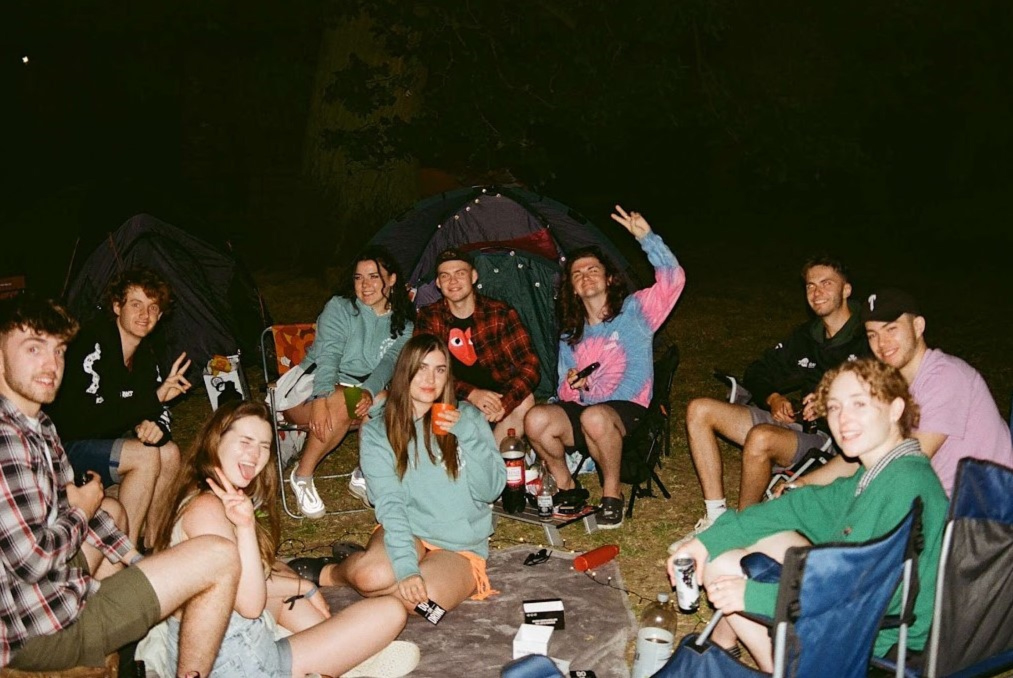
#> input picture example_images/festival.jpg, 2026 x 1356 px (shown at 1/2 size)
$ python -i preprocessor.py   (imports and definitions only)
#> lines starting #> are read from the running program, lines starting #| are printed output that depends on the picture
#> further down, picture is the input picture: shape (1356, 2026, 3); mean B, G, R 51.2, 67.8, 73.5
import cv2 as cv
import os
import numpy as np
import math
from PIL import Image


# Init detector
current_dir = os.path.dirname(__file__)
detector_model_path = os.path.join(current_dir, "../models/face_detection_yunet_2022mar.onnx")
# [7 lines that did not run here, left out]


# [31 lines left out: function eye_align, not called in this run]


def equalise(input_img):
    # Histogram equalisation: equalize each channel
    # https://msameeruddin.hashnode.dev/image-equalization-contrast-enhancing-in-python
    r, g, b = cv.split(input_img)
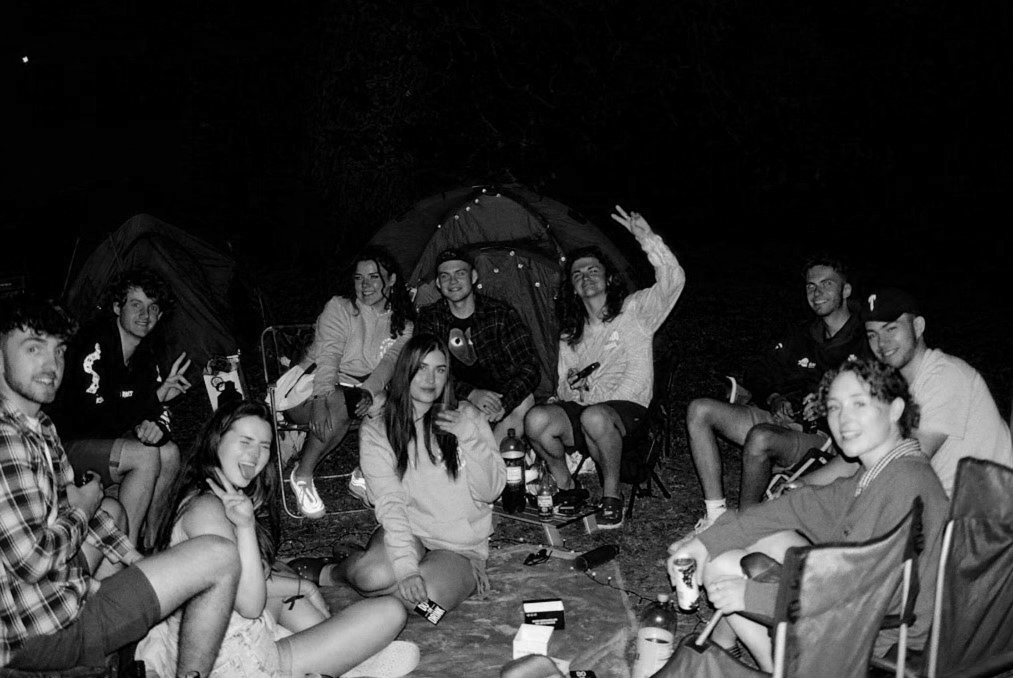
#> r: shape (1356, 2026) (shown at 1/2 size); min 0, max 253, mean 51.2
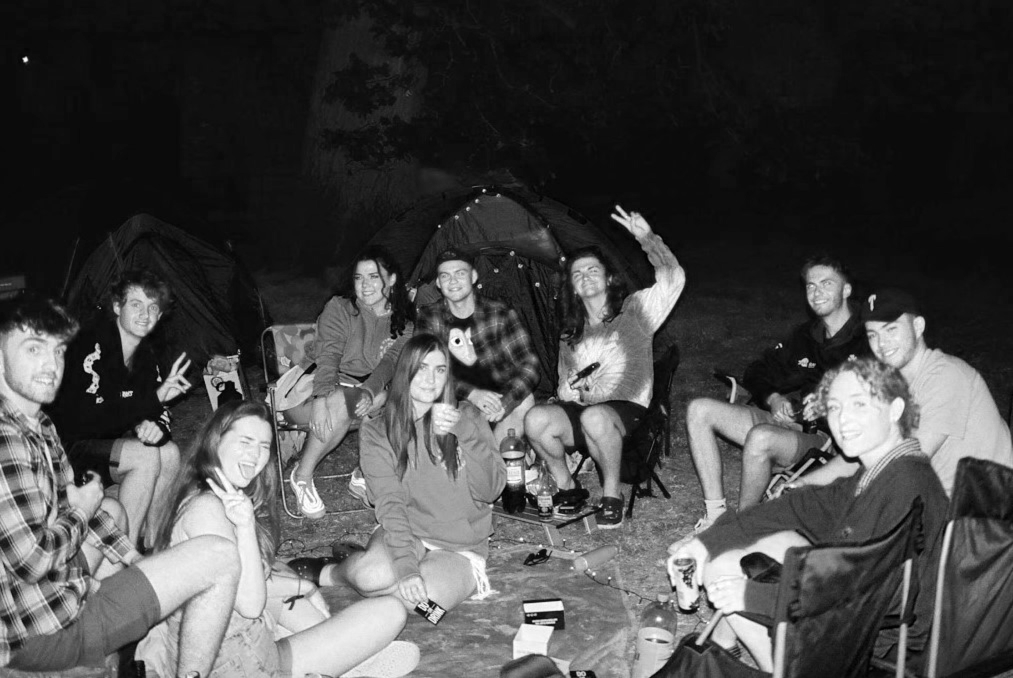
#> b: shape (1356, 2026) (shown at 1/2 size); min 0, max 255, mean 73.5
    r_eq = cv.equalizeHist(r)
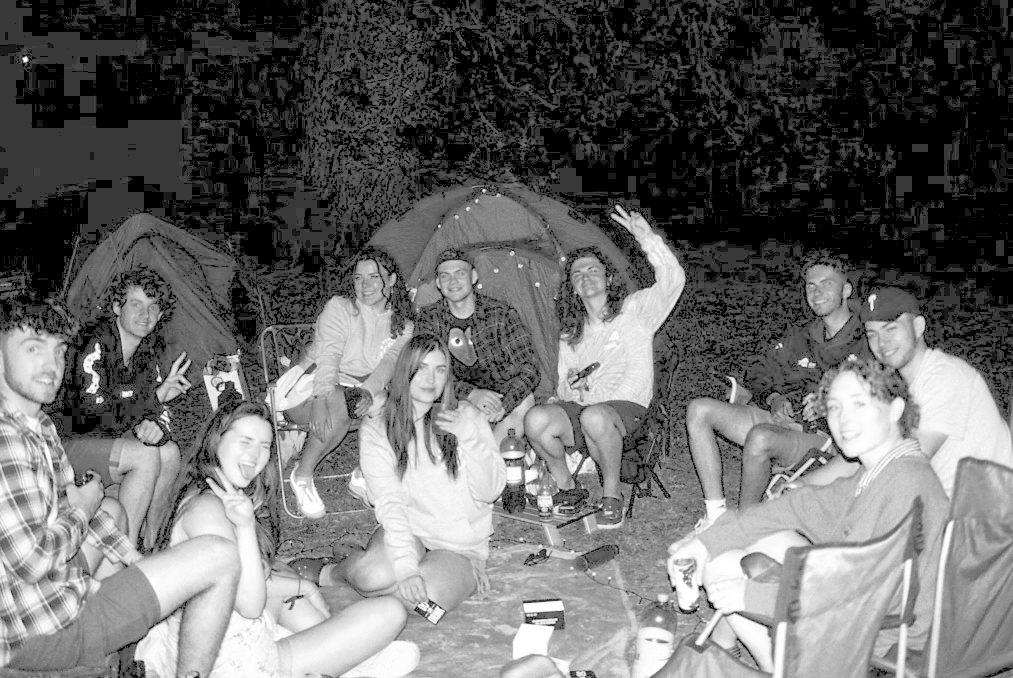
#> r_eq: shape (1356, 2026) (shown at 1/2 size); min 0, max 255, mean 105.3
    g_eq = cv.equalizeHist(g)
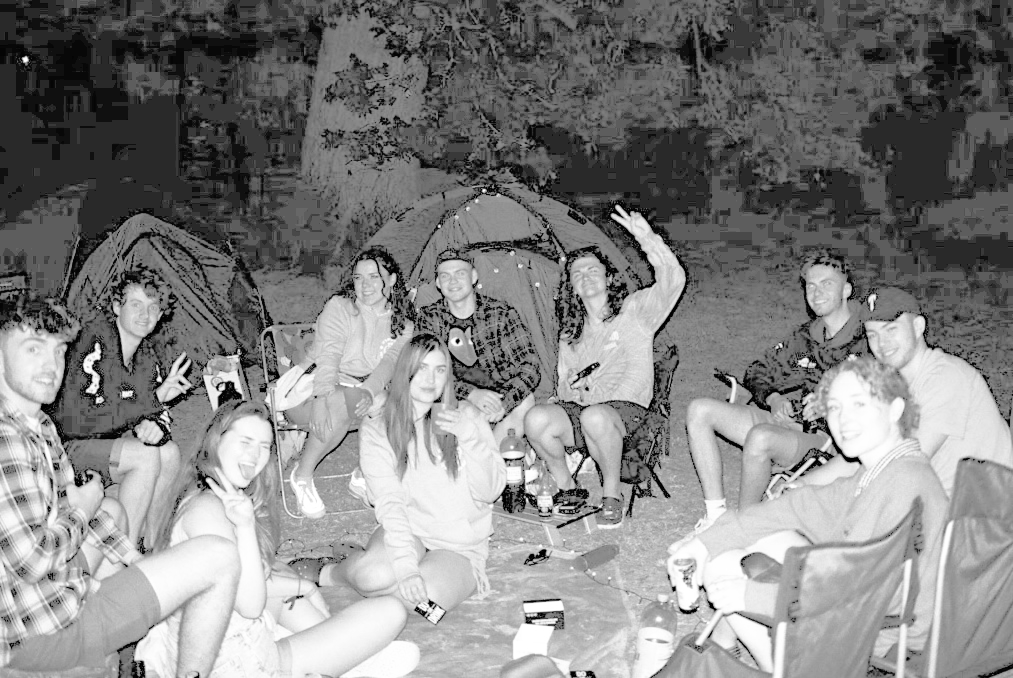
#> g_eq: shape (1356, 2026) (shown at 1/2 size); min 0, max 255, mean 131.1
    b_eq = cv.equalizeHist(b)
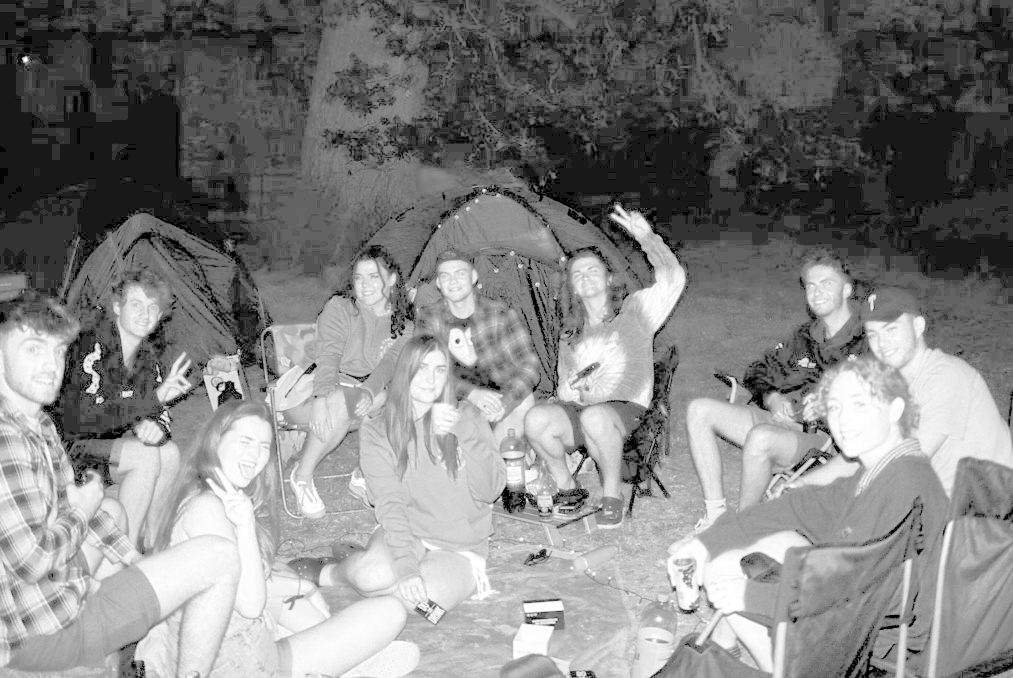
#> b_eq: shape (1356, 2026) (shown at 1/2 size); min 0, max 255, mean 130.3
    img_eq = cv.merge((r_eq, g_eq, b_eq))
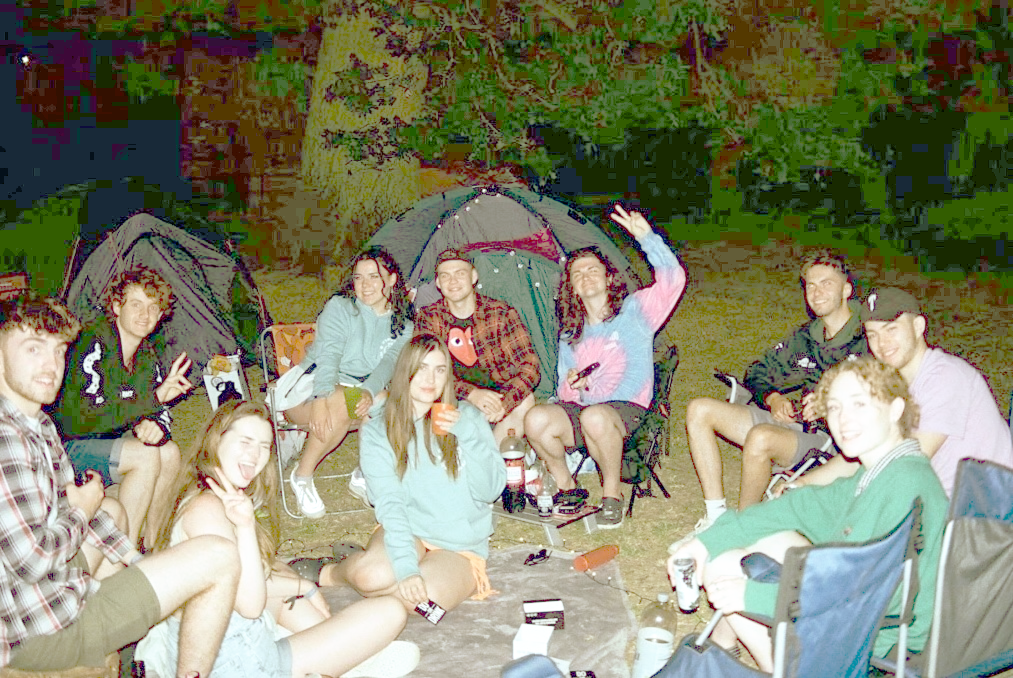
#> img_eq: shape (1356, 2026, 3) (shown at 1/2 size); mean B, G, R 105.3, 131.1, 130.3
    return img_eq

# [45 lines left out: function process, not called in this run]


# [38 lines not run here, left out]

>>> import cv2
>>> picture = cv2.imread('../example_images/festival.jpg')
>>> result = equalise(picture)

$ run again, on example_images/car.jpg
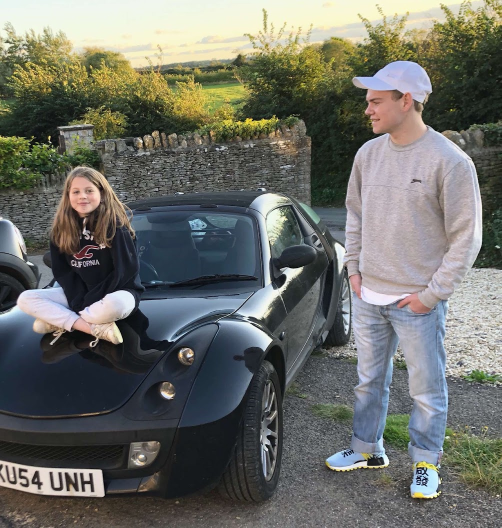
#> input picture example_images/car.jpg, 1003 x 1056 px (shown at 1/2 size)
#> picture is the input picture: shape (1056, 1003, 3); mean B, G, R 104, 110.2, 108.8
#> in equalise, `b_eq = cv.equalizeHist(b)`:
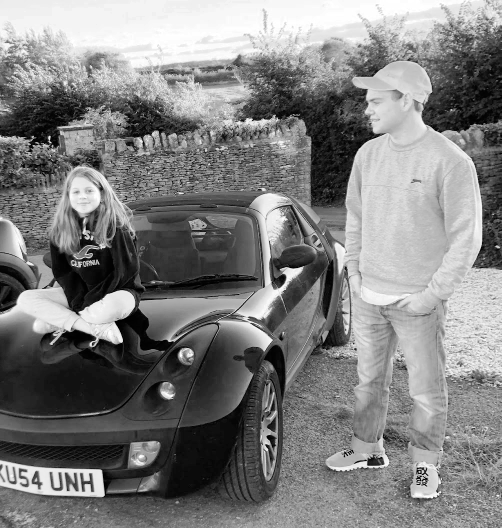
#> b_eq: shape (1056, 1003) (shown at 1/2 size); min 0, max 255, mean 128
#> in equalise, `img_eq = cv.merge((r_eq, g_eq, b_eq))`:
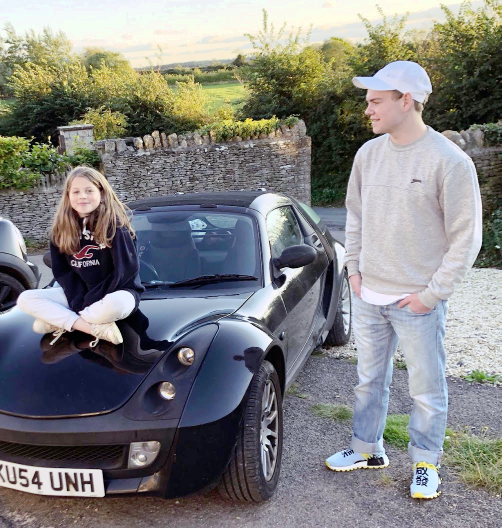
#> img_eq: shape (1056, 1003, 3) (shown at 1/2 size); mean B, G, R 128, 128.1, 128

$ run again, on example_images/dad.jpg
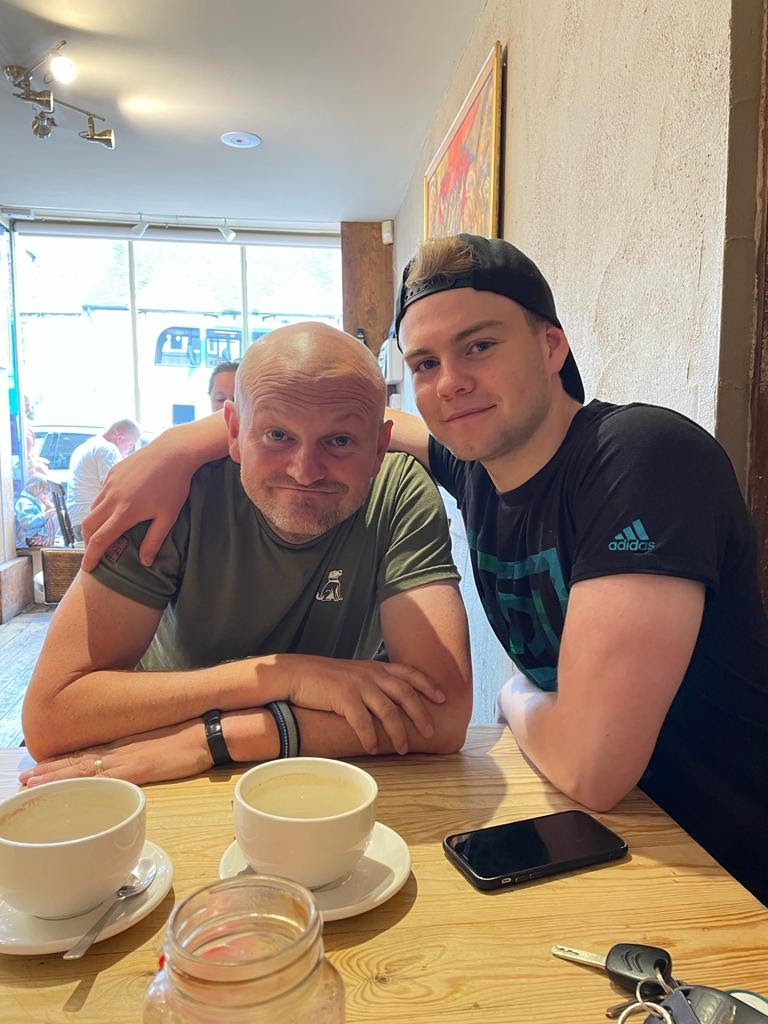
#> input picture example_images/dad.jpg, 768 x 1024 px
#> picture is the input picture: shape (1024, 768, 3); mean B, G, R 120.6, 138, 157.8
#> in equalise, `b_eq = cv.equalizeHist(b)`:
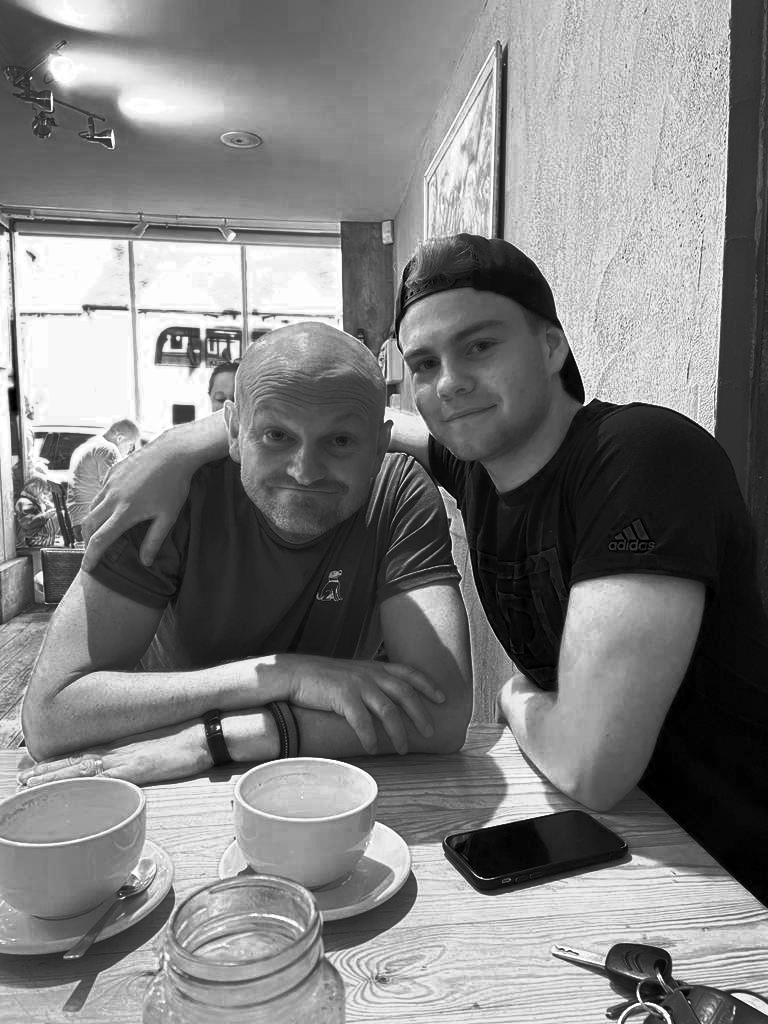
#> b_eq: shape (1024, 768); min 0, max 255, mean 128.2
#> in equalise, `img_eq = cv.merge((r_eq, g_eq, b_eq))`:
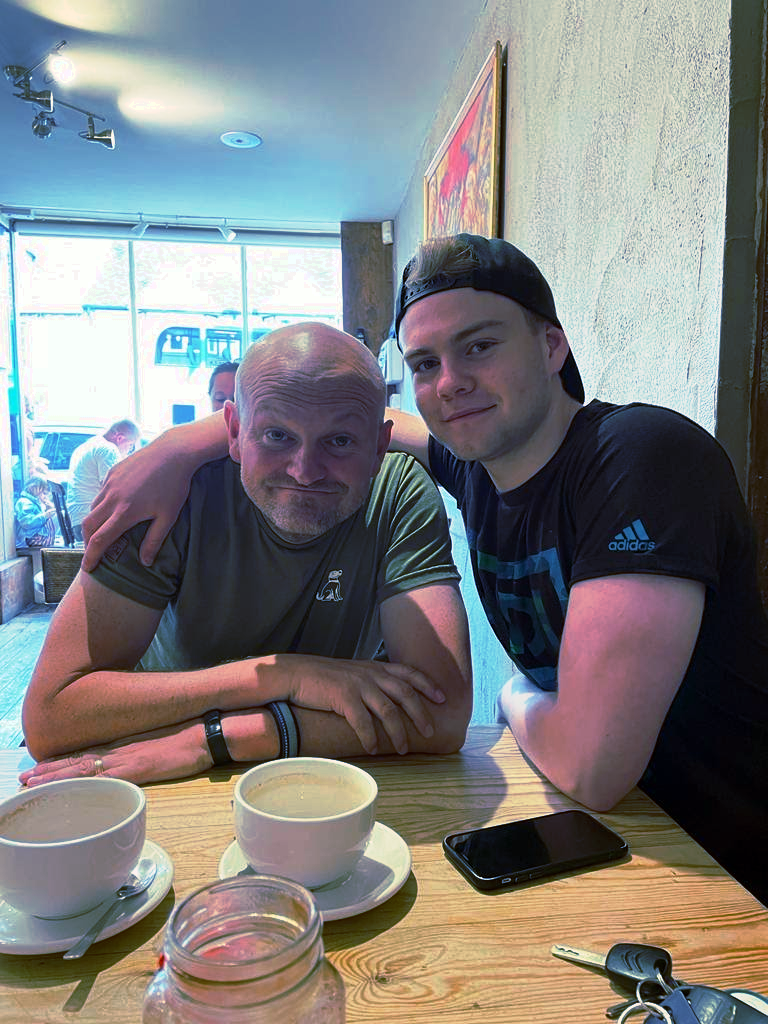
#> img_eq: shape (1024, 768, 3); mean B, G, R 128.2, 128.2, 128.2
